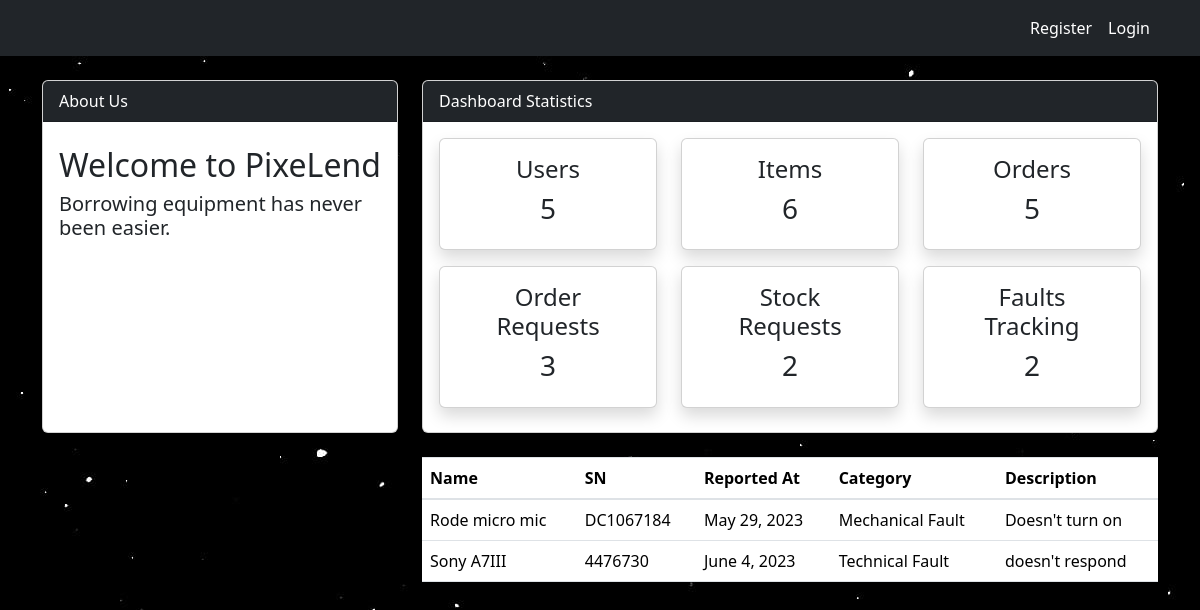
The page /dashboard/faults_display on the database its author committed.
### dashboard/models.py (models this page shows, shortened)
class Faults(models.Model):
    product_name = models.CharField(max_length=100, null=True)
    SN = models.CharField(max_length=50, null=True)
    report_time = models.DateField()
    category = models.CharField(max_length=50, choices=FAULTY, null=True)
    fault_description = models.CharField(max_length=500, blank=True, default=None)

### dashboard/views.py (the view)
def faults_show(request):
    customer = User.objects.filter(groups__in=[1, 2, 3])
    customer_count = customer.count()
    product = Product.objects.all()
    product_count = product.count()
    rented = Rented.objects.all()
    rented_count = rented.count()
    requests = Request.objects.all()
    requests_count = requests.count()
    stock = Stock_request.objects.all()
    stock_count = stock.count()
    faults = Faults.objects.all()
    faults_count = faults.count()
    context = {
        "customer": customer,
        "faults": faults,
        "customer_count": customer_count,
        "product_count": product_count,
        "rented_count": rented_count,
        "request_count": requests_count,
        "stock_count": stock_count,
        "faults_count": faults_count,
    }
    return render(request, "dashboard/faults_display.html", context)

### templates/dashboard/faults_display.html (shortened to what this page needs)
{% extends 'partials/base.html' %}
{% block content %}
{% include 'partials/topside.html' %}
<div class="row my-4">
    <div class="col-md-4"></div>
    <div class="col-md-8">
        <table class="table bg-white">
            <thead class="bg-dark text-white">
                <tr>
                    <th scope="col">Name</th>
                    <th scope="col">SN</th>
                    <th scope="col">Reported At</th>
                    <th scope="col">Category</th>
                    <th scope="col">Description</th>
                </tr>
            </thead>
            <tbody>
                {% for faults in faults %}
                <tr>
                    <td>{{ faults.product_name}}</td>
                    <td>{{ faults.SN }}</td>
                    <td>{{ faults.report_time }}</td>
                    <td>{{ faults.category }}</td>
                    <td>{{ faults.fault_description }}</td>
                </tr>
                {% endfor %}
            </tbody>
        </table>
    </div>
</div>
{% endblock %}

### static/style.css (style rules this page uses)
body { background: rgb(230, 227, 227); }

### rows shown on the page
Faults: product_name "Rode micro mic", SN "DC1067184", report_time "May 29, 2023", category "Mechanical Fault", fault_description "Doesn't turn on"
Faults: product_name "Sony A7III", SN "4476730", report_time "June 4, 2023", category "Technical Fault", fault_description "doesn't respond"

### other values the page prints
{{ customer_count }} "5"
{{ product_count }} "6"
{{ rented_count }} "5"
{{ request_count }} "3"
{{ stock_count }} "2"
{{ faults_count }} "2"
